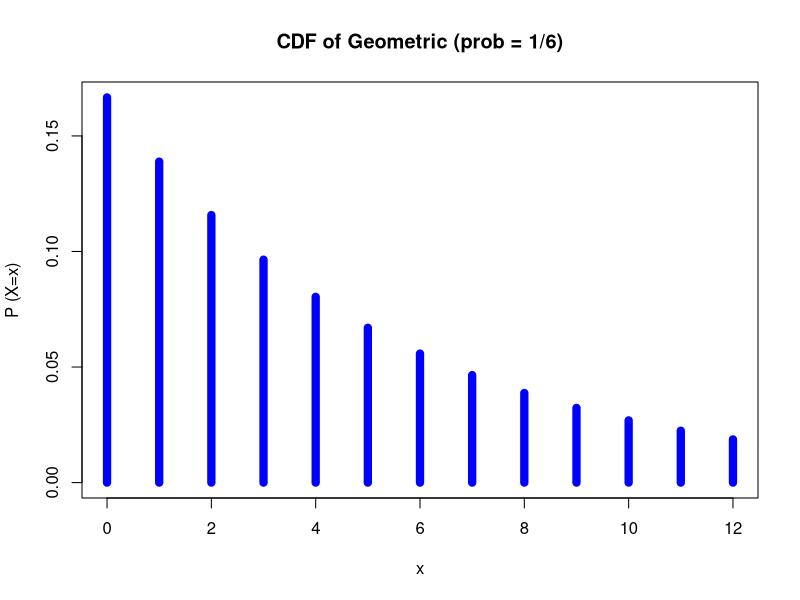
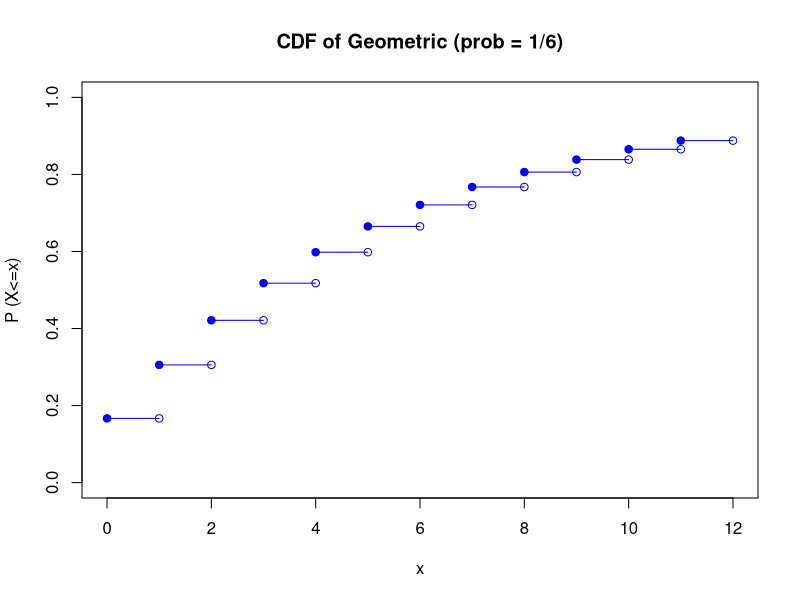

Source code (R) for these figures, in order:
## ---- chunk 1
dgeom(x = 3, prob = 1/6, log = FALSE)
## ---- chunk 2
x   <- 0:12                                              # Choose the sample space (here, it's 0,1,2,...,10)
p_x <- dgeom(x = x, prob = 1/6)                          # compute the shape of the distribution

plot(x, p_x, type="h", xlim=c(0,12), ylim=c(0,max(p_x)), # Plot the Geometric probability dist
     lwd=8, col="blue",ylab="P (X=x)")
title("CDF of Geometric (prob = 1/6)")
## ---- chunk 3
pgeom(q = 3, prob = 1/6)
## ---- chunk 4
x   <- 0:12                      # choose the sample space (here, it's 0,1,2,...,10)
Fx <- pgeom(q = x, prob = 1/6)   # compute the shape of the distribution
n <- length(x)

plot(x = NA, y = NA, pch = NA, xlim = c(0, max(x)), ylim = c(0, 1),
     xlab = "x", ylab = "P (X<=x)", main = "CDF of Geometric (prob = 1/6)")

points(x = x[-n], y = Fx[-n], pch=19, col = "blue")
points(x = x[-1], y = Fx[-n], pch=1, col = "blue")
for(i in 1:(n-1)) points(x=x[i+0:1], y=Fx[c(i,i)], type="l", col = "blue")
